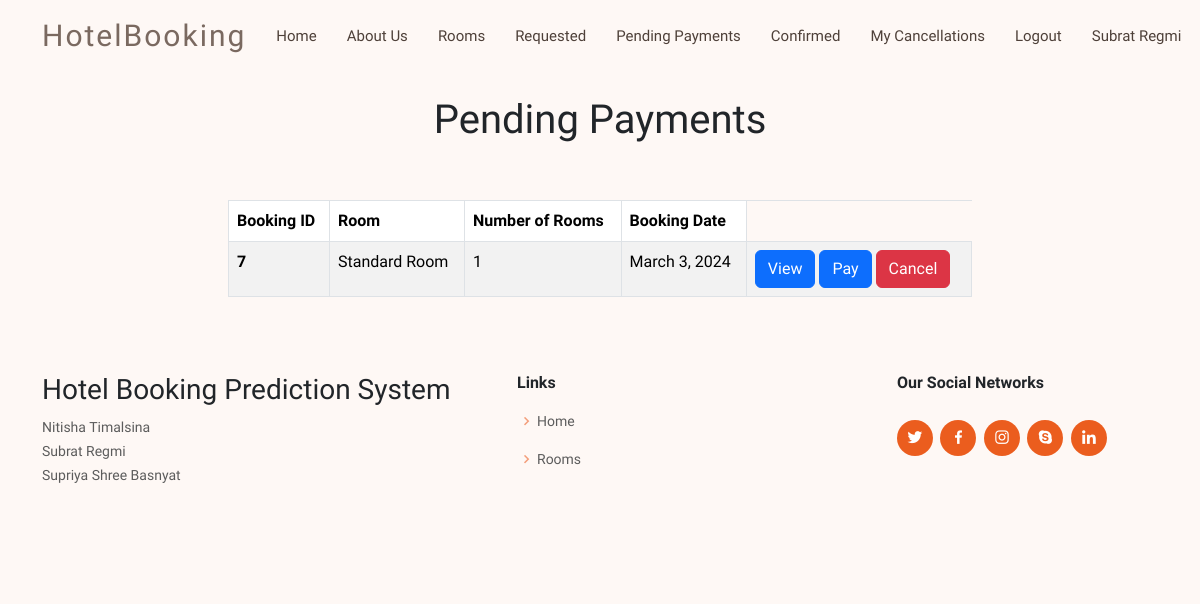
Before: /pending_payments/ (signed in) with the older database file.
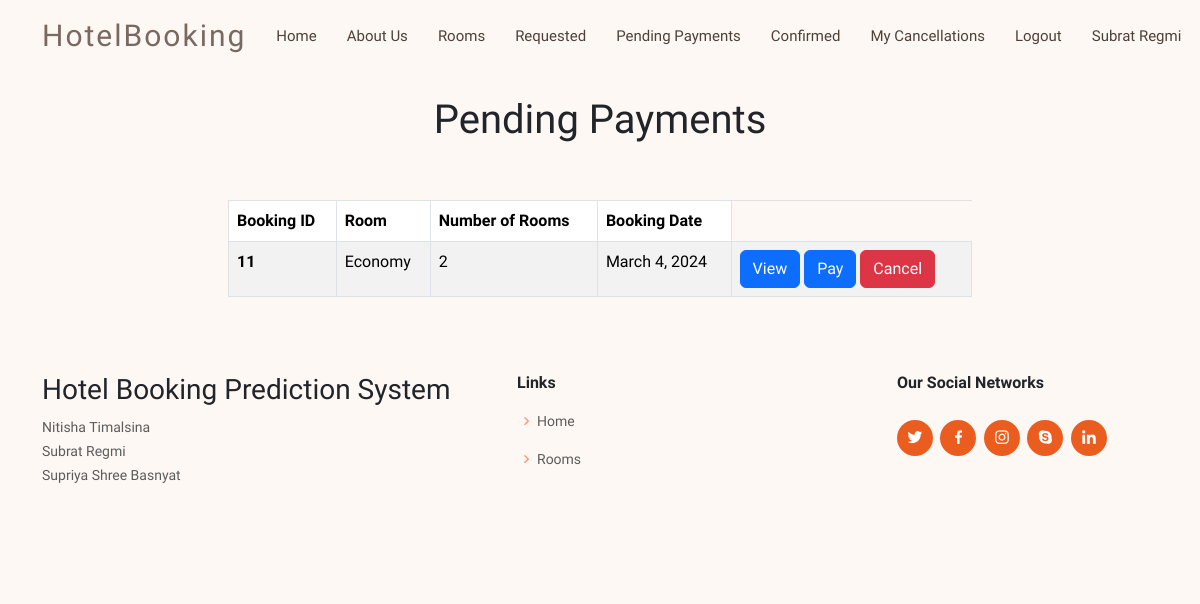
After: the same page with the newer database file.
### shared/models.py (models this page shows, shortened)
class CustomUser(AbstractUser):
    email = models.EmailField(unique=True)
    username = models.CharField(max_length=255, unique = True)
    fullname = models.CharField(max_length=255)
    is_customer = models.BooleanField(default=False)
    is_employee = models.BooleanField(default=False)
    repeated_guest = models.BooleanField(null  = True, default = False)
    pending_status = models.BooleanField(default = False, null = True)
    previous_bookings_not_cancelled = models.IntegerField(default=0)
    previous_bookings_cancelled = models.IntegerField(default=0)
    objects = CustomUserManager()
    USERNAME_FIELD = 'email'
    REQUIRED_FIELDS = ['username', 'fullname']

class Booking(models.Model):
    MealPlan = (
        ('Not Selected', 'None'),
        ('Meal Plan 1', 'Breakfast'),
        ('Meal Plan 2', 'Dinner and Breakfast'),
        ('Meal Plan 3', 'Dinner, Breakfast, and Lunch'),
    )
    CheckedInStatus = (
        ('True','Checked In'),
        ('False','Not Checked In'),
    )
    room = models.ForeignKey(Room, on_delete=models.CASCADE)
    customer = models.ForeignKey(CustomUser, on_delete=models.CASCADE)
    prediction = models.OneToOneField(Prediction, on_delete=models.CASCADE, null = True)
    no_of_rooms = models.PositiveIntegerField(default=1)
    no_of_adults = models.PositiveIntegerField(default = 1)
    no_of_children = models.IntegerField(default = 0)
    checkin_date = models.DateField(default = datetime.now().date())
    checkin_month = models.IntegerField(null = True)
    checkin_day = models.IntegerField(null = True)
    checkout_date = models.DateField(default = datetime.now().date() + timedelta(days=1))
    booking_date = models.DateField(default = datetime.now().date())
    no_of_days = models.IntegerField(blank = True, null = True)
    weeknights = models.IntegerField(null = True)
    weekend_nights = models.IntegerField(null = True)
    lead_time = models.IntegerField(blank = True, null = True)
    meal_plan = models.CharField(max_length=255, choices = MealPlan, default = 'None')
    car_parking = models.BooleanField(default = False)
    city_tour_guide = models.BooleanField(default = False, null = True)
    room_amenities = models.BooleanField(default = False, null = True)
    jacuzzi = models.BooleanField(default = False, null = True)
    airport_pickup = models.BooleanField(default = False, null = True)
    wheelchair = models.BooleanField(default = False, null = True)
    no_of_special_requests = models.IntegerField(null = True)
    dynamic_price = models.DecimalField(max_digits = 10, decimal_places = 2, null = True)
    status = models.BooleanField(null = True)
    advance = models.DecimalField(max_digits = 10, decimal_places = 2, null = True)
    processed = models.BooleanField(default = False)
    paid = models.BooleanField(default = False)
    checked_in_status = models.BooleanField(default = None, null = True)
    stripe_checkout_id = models.CharField(max_length = 500, null = True)

class Room(models.Model):
    name = models.CharField(max_length=50)
    price = models.DecimalField(max_digits=5, default = 0, decimal_places=2)
    description = models.CharField(max_length=250, blank = True, null = True)
    image = models.ImageField(upload_to = 'uploads/rooms', null=True)
    max_capacity = models.PositiveIntegerField(null = True)

### customer/views.py (the view)
# urls.py: path('pending_payments/',views.pending_payments, name = "pending_payments"),
@customer_required
def pending_payments(request):
    customer = request.user
    bookings = Booking.objects.filter(customer = customer, status = None, processed = True, paid = False)
    return render(request, 'customer/pending_payments.html', {'bookings':bookings})

### customer/templates/customer/pending_payments.html (shortened to what this page needs)
{% extends "customer/base.html" %}
{% block content %}
<br/>
<div  class = 'col-md-8 offset-md-2'>
<h1 class = 'text-center'>Pending Payments</h1>
</div>
<br/>
<div id = "bgcolor">
<div class = 'container'>
    <div  class = 'col-md-8 offset-md-2'>
      <br/>
    {% if bookings %}
    <table class="table table-striped table-bordered">
    <thead>
      <tr>
        <th scope="col">Booking ID</th>
        <th scope="col">Room</th>
        <th scope="col">Number of Rooms</th>
        <th scope="col">Booking Date</th>
      </tr>
    </thead>
    <tbody>
        {% for booking in  bookings  %}
      <tr>
        <th scope="row">{{booking.id}}</th>
        <td>{{booking.room.name}}</td>
        <td>{{booking.no_of_rooms}}</td>
        <td>{{booking.booking_date}}</td>
        <td >
          <a class = 'btn btn-primary' href = {% url "booking_details" booking.id %}>View</a>
            <a class = 'btn btn-primary' href = "{% url "payment" booking.id %}">
            Pay
            </a>
            <button type="button" class="btn btn-danger" data-bs-toggle="modal" data-bs-target="#exampleModal{{booking.id}}">
              Cancel
            </button>
        </td>
      </tr>
      {% endfor %}
    </tbody>
  </table>
  {% endif %}
</div>
</div></div>
{% endblock content %}

### customer/templates/customer/base.html (shortened to what this page needs)
{% load static %}
<!DOCTYPE html>
<html lang="en">
<link href="{% static "customer/vendor/aos/aos.css"%}" rel="stylesheet">
<link href="{% static "customer/vendor/bootstrap/css/bootstrap.min.css"%}" rel="stylesheet">
<link href="{% static "customer/vendor/bootstrap-icons/bootstrap-icons.css"%}" rel="stylesheet">
<link href="{% static "customer/vendor/boxicons/css/boxicons.min.css"%}" rel="stylesheet">
<link href="{% static "customer/vendor/glightbox/css/glightbox.min.css"%}" rel="stylesheet">
<link href="{% static "customer/vendor/swiper/swiper-bundle.min.css"%}" rel="stylesheet">
<link href="{% static "customer/css/backgrounds.css" %}" rel="stylesheet">
<link href="{% static "customer/css/style.css" %}" rel="stylesheet">
<body>
  {% include "customer/navbar.html" %}
  <br/><br/><br/>
  {% block content %}
  {% endblock content %}
  {% include "customer/footer.html" %}
</body>
</html>

### customer/templates/customer/navbar.html (shortened to what this page needs)
<header id="header" class="fixed-top d-flex align-items-center">
    <div class="container d-flex align-items-center justify-content-between">
      <div class="logo">
        <h1 class="text-light"><a href="{% url "home_user" %}"><span>HotelBooking</span></a></h1>
      </div>
      <nav id="navbar" class="navbar border-body">
        <ul>
          <li><a class="nav-link scrollto" href="{% url "home_user" %}">Home</a></li>
          <li><a class="nav-link scrollto" href="{% url "about_us" %}">About Us</a></li>
          {% if user.is_authenticated and user.is_customer %}
          <li><a class="nav-link scrollto" href="{% url "rooms" %}">Rooms</a></li>
          <li><a class="nav-link scrollto" href="{% url "requested_bookings" %}">Requested </a></li>
          <li><a class="nav-link scrollto" href="{% url "pending_payments" %}">Pending Payments</a></li>
          <li><a class="nav-link scrollto" href="{% url "completed_payments" %}">Confirmed </a></li>
          <li><a class="nav-link scrollto" href="{% url "my_cancellations" %}">My Cancellations</a></li>
          <li><a class="nav-link scrollto" href="{% url "logout_user" %}">Logout</a></li>
          <li><a class="nav-link scrollto">{{user.fullname}}</a></li>
          {% endif %}
        </ul>
      </nav>
    </div>
  </header>

### customer/templates/customer/footer.html
<footer id="footer">
    <div class="footer-top">
      <div class="container">
        <div class="row">
          <div class="col-lg-5 col-md-6 footer-contact">
            <h3>Hotel Booking Prediction System</h3>
            <p>
              Nitisha Timalsina<br>
              Subrat Regmi<br>
              Supriya Shree Basnyat<br>
            </p>
          </div>
          <div class="col-lg-4 col-md-6 footer-links">
            <h4>Links</h4>
            <ul>
              <li><i class="bx bx-chevron-right"></i> <a href="{% url "home_user" %}">Home</a></li>
              <li><i class="bx bx-chevron-right"></i> <a href="{% url "rooms" %}">Rooms</a></li>
            </ul>
          </div>
          <div class="col-lg-3 col-md-6 footer-links">
            <h4>Our Social Networks</h4>
            <div class="social-links mt-3">
              <a href="#" class="twitter"><i class="bx bxl-twitter"></i></a>
              <a href="#" class="facebook"><i class="bx bxl-facebook"></i></a>
              <a href="#" class="instagram"><i class="bx bxl-instagram"></i></a>
              <a href="#" class="google-plus"><i class="bx bxl-skype"></i></a>
              <a href="#" class="linkedin"><i class="bx bxl-linkedin"></i></a>
            </div>
          </div>
        </div>
      </div>
    </div>
</footer>

### static/customer/css/backgrounds.css (style rules this page uses)
#bgcolor { background-color:#fef8f5; }
.navbar { padding: 0; background-color:#fef8f5; }

### static/customer/css/style.css (style rules this page uses)
body { font-family: "Open Sans", sans-serif; color: #212529; background: #fef8f5; }
a { color: #eb5d1e; text-decoration: none; }
h1, h2, h3, h4, h5, h6, .font-primary { font-family: "Raleway", sans-serif; }
#header { height: 72px; transition: all 0.5s; z-index: 997; transition: all 0.5s; background: #fef8f5; box-shadow: none; }
#header .logo h1 { font-size: 30px; margin: 0; line-height: 1; font-weight: 400; letter-spacing: 2px; }
#header .logo h1 a, #header .logo h1 a:hover { color: #7a6960; text-decoration: none; }
.navbar { padding: 0; background-color:#fef8f5; box-shadow: none; }
.navbar ul { margin: 0; padding: 0; display: flex; list-style: none; align-items: center; }
.navbar li { position: relative; }
.navbar a { display: flex; align-items: center; justify-content: space-between; padding: 10px 0 10px 30px; font-size: 15px; color: #4e4039; white-space: nowrap; transition: 0.3s; }
#footer { padding: 0 0 30px 0; color: #212529; font-size: 14px; background: #fef8f5; }
#footer .footer-top { padding: 60px 0 30px 0; background: #fef8f5; }
#footer .footer-top .footer-contact { margin-bottom: 30px; }
#footer .footer-top .footer-contact p { font-size: 14px; line-height: 24px; margin-bottom: 0; font-family: "Raleway", sans-serif; color: #5c5c5c; }
#footer .footer-top h4 { font-size: 16px; font-weight: bold; color: #212529; position: relative; padding-bottom: 12px; }
#footer .footer-top .footer-links { margin-bottom: 30px; }
#footer .footer-top .footer-links ul { list-style: none; padding: 0; margin: 0; }
#footer .footer-top .footer-links ul i { padding-right: 2px; color: #f39e7a; font-size: 18px; line-height: 1; }
#footer .footer-top .footer-links ul li { padding: 10px 0; display: flex; align-items: center; }
#footer .footer-top .footer-links ul li:first-child { padding-top: 0; }
#footer .footer-top .footer-links ul a { color: #5c5c5c; transition: 0.3s; display: inline-block; line-height: 1; }
#footer .footer-top .social-links a { font-size: 18px; display: inline-block; background: #eb5d1e; color: #fff; line-height: 1; padding: 8px 0; margin-right: 4px; border-radius: 50%; text-align: center; width: 36px; height: 36px; transition: 0.3s; }

Changed rows visible on the page:
no longer on this page (row edited): Booking: id "7", room.name "Standard Room", no_of_rooms "1", booking_date "March 3, 2024"
added Booking: id "11", room.name "Economy", no_of_rooms "2", booking_date "March 4, 2024"
